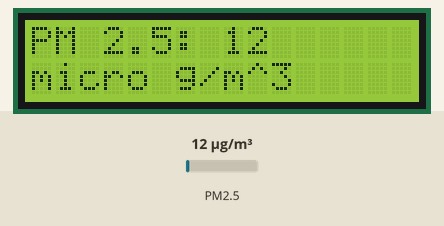
Bench run of a sketch on a simulated Arduino Uno, built with avr-gcc and run on an emulated ATmega328P. Shown: 16×2 character LCD. The test bench sets the inputs (shaded band); at power-on: PM2.5 12 µg/m³. What the sketch prints to the serial monitor is not drawn.

Above: at 2.2 s.
2.3 s: PM2.5 set to 6 µg/m³
At 3.1 s:
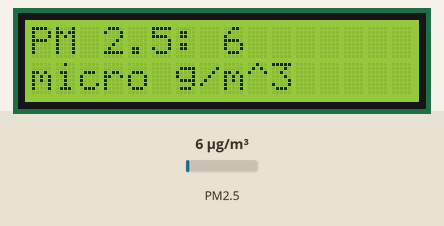
4.1 s: PM2.5 set to 75 µg/m³
At 5.1 s:
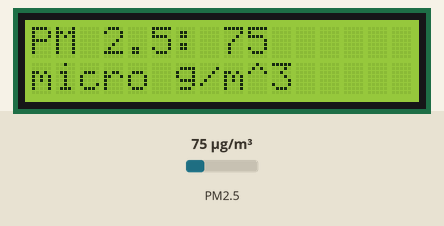
6.2 s: PM2.5 set to 150 µg/m³
At 7.2 s:
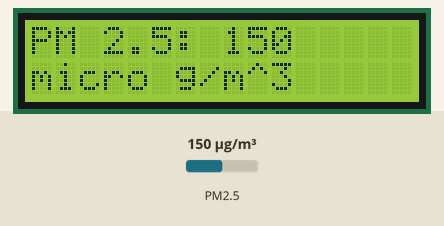
Timing chart, 0 to 9.2 s (numbered marks = the images above; inputs shaded):
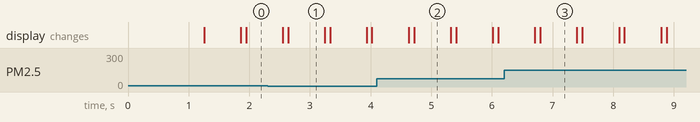

The sketch:

sketch_feb13a.ino
```cpp
/* Test sketch for Adafruit PM2.5 sensor with UART or I2C */

#include <Wire.h>
#include <LiquidCrystal_I2C.h>

LiquidCrystal_I2C lcd(0x27,20,4);  // set the LCD address to 0x27 for a 16 chars and 2 line display

#include "Adafruit_PM25AQI.h"


// If your PM2.5 is UART only, for UNO and others (without hardware serial)
// we must use software serial...
// pin #2 is IN from sensor (TX pin on sensor), leave pin #3 disconnected
// comment these two lines if using hardware serial
//#include <SoftwareSerial.h>
//SoftwareSerial pmSerial(2, 3);

Adafruit_PM25AQI aqi = Adafruit_PM25AQI();

void setup() {
  // Wait for serial monitor to open
  Serial.begin(115200);
  while (!Serial) delay(10);

  lcd.begin(16, 2);
  //lcd.print("PM 2.5 Particles:");

  Serial.println("Adafruit PMSA003I Air Quality Sensor");

  // Wait one second for sensor to boot up!
  delay(1000);

  // If using serial, initialize it and set baudrate before starting!
  // Uncomment one of the following
  //Serial1.begin(9600);
  //pmSerial.begin(9600);

  // There are 3 options for connectivity!
  if (! aqi.begin_I2C()) {      // connect to the sensor over I2C
  //if (! aqi.begin_UART(&Serial1)) { // connect to the sensor over hardware serial
  //if (! aqi.begin_UART(&pmSerial)) { // connect to the sensor over software serial
    Serial.println("Could not find PM 2.5 sensor!");
    while (1) delay(10);
  }

  Serial.println("PM25 found!");
}

void loop() {
  PM25_AQI_Data data;

  if (! aqi.read(&data)) {
    Serial.println("Could not read from AQI");
    delay(500);  // try again in a bit!
    return;
  }
  Serial.println("AQI reading success");

  Serial.println();
  Serial.println(F("---------------------------------------"));
  Serial.println(F("Concentration Units (standard)"));
  Serial.println(F("---------------------------------------"));
  Serial.print(F("PM 1.0: ")); Serial.print(data.pm10_standard);
  Serial.print(F("\t\tPM 2.5: ")); Serial.print(data.pm25_standard);
  Serial.print(F("\t\tPM 10: ")); Serial.println(data.pm100_standard);
  Serial.println(F("Concentration Units (environmental)"));
  Serial.println(F("---------------------------------------"));
  Serial.print(F("PM 1.0: ")); Serial.print(data.pm10_env);
  Serial.print(F("\t\tPM 2.5: ")); Serial.print(data.pm25_env);
  Serial.print(F("\t\tPM 10: ")); Serial.println(data.pm100_env);
  Serial.println(F("---------------------------------------"));
  Serial.print(F("Particles > 0.3um / 0.1L air:")); Serial.println(data.particles_03um);
  Serial.print(F("Particles > 0.5um / 0.1L air:")); Serial.println(data.particles_05um);
  Serial.print(F("Particles > 1.0um / 0.1L air:")); Serial.println(data.particles_10um);
  Serial.print(F("Particles > 2.5um / 0.1L air:")); Serial.println(data.particles_25um);
  Serial.print(F("Particles > 5.0um / 0.1L air:")); Serial.println(data.particles_50um);
  Serial.print(F("Particles > 10 um / 0.1L air:")); Serial.println(data.particles_100um);
  Serial.println(F("---------------------------------------"));


  lcd.init();                      // initialize the lcd
  lcd.init();
  // Print a message to the LCD.
  lcd.backlight();
  lcd.setCursor(0, 0);
  lcd.print("PM 2.5: ");
  lcd.print(data.pm25_env);
  lcd.setCursor(0, 1);
  lcd.print("micro g/m^3");


  delay(500);
}
```

Measured:
- after the input at 2.3 s, the display: first differs from a run without the input after 0.34 s (image 1)
- after the input at 4.1 s, the display: first differs from a run without the input after 0.62 s (image 2)
- after the input at 6.2 s, the display: first differs from a run without the input after 0.60 s (image 3)
- what the display in image 1 shows lasts 0.6 s, from 2.6 s to 3.2 s
